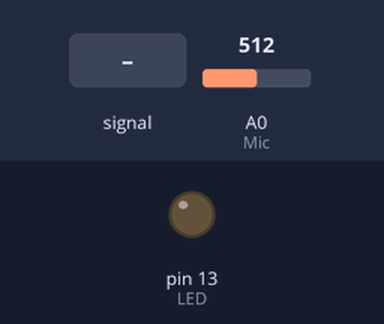
Simulated run of this sketch. Board: Arduino Uno, built with avr-gcc and run on an emulated ATmega328P. Parts: output pins drawn as LEDs (lit = HIGH). The test bench sets the inputs (shaded band); at power-on: A0 (Mic) = 512.

Above: at 1.8 s.
1.9 s: A0 (Mic) fed a 200 Hz sine of ±255 counts around its level
At 5.0 s:
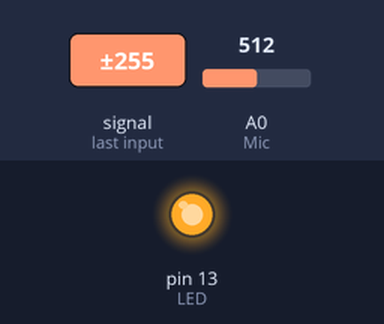
5.5 s: A0 (Mic) set to 306
At 6.6 s:
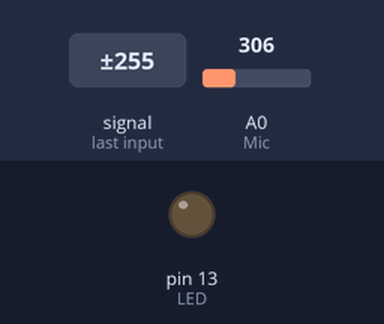
7.5 s: A0 (Mic) set to 693
9.2 s: A0 (Mic) set to 707
At 10.8 s:
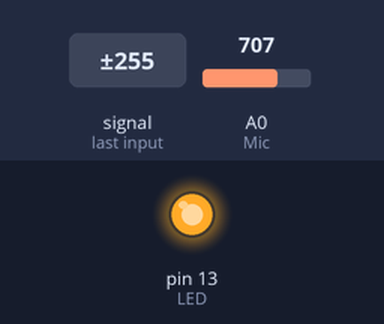
Timing chart, 0 to 12.3 s (numbered marks = the images above; inputs shaded):
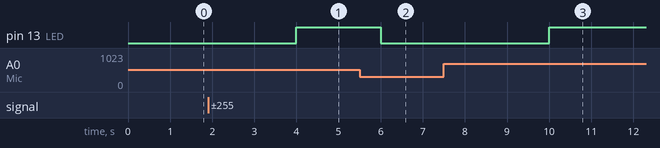

Measured:
- the behaviour switches between 700 and 701 on A0 (Mic) (found by bisection; images 2 and 3)
- after the input at 1.9 s, pin 13 (LED): LOW → HIGH after 2.1 s
- after the input at 5.5 s, pin 13 (LED): HIGH → LOW after 0.50 s
- after the input at 7.5 s, every drawn part: stays the same
- after the input at 9.2 s, pin 13 (LED): LOW → HIGH after 0.80 s

The sketch:

MIC_SENSOR.ino
```cpp
int Mic=A0;//It will send electronic signal according to the sound.
int LED=13;//Led light for signal
int val=0;//

void setup(){
pinMode(Mic,INPUT);
pinMode(LED,OUTPUT);
}


void loop(){
val=analogRead(Mic);

if(val>700)
//When the value is above 700, LED will be turned HIGH
{
digitalWrite(LED, HIGH);
delay(1000);
} else
{
digitalWrite(LED, LOW);
delay(1000);
}}
```
